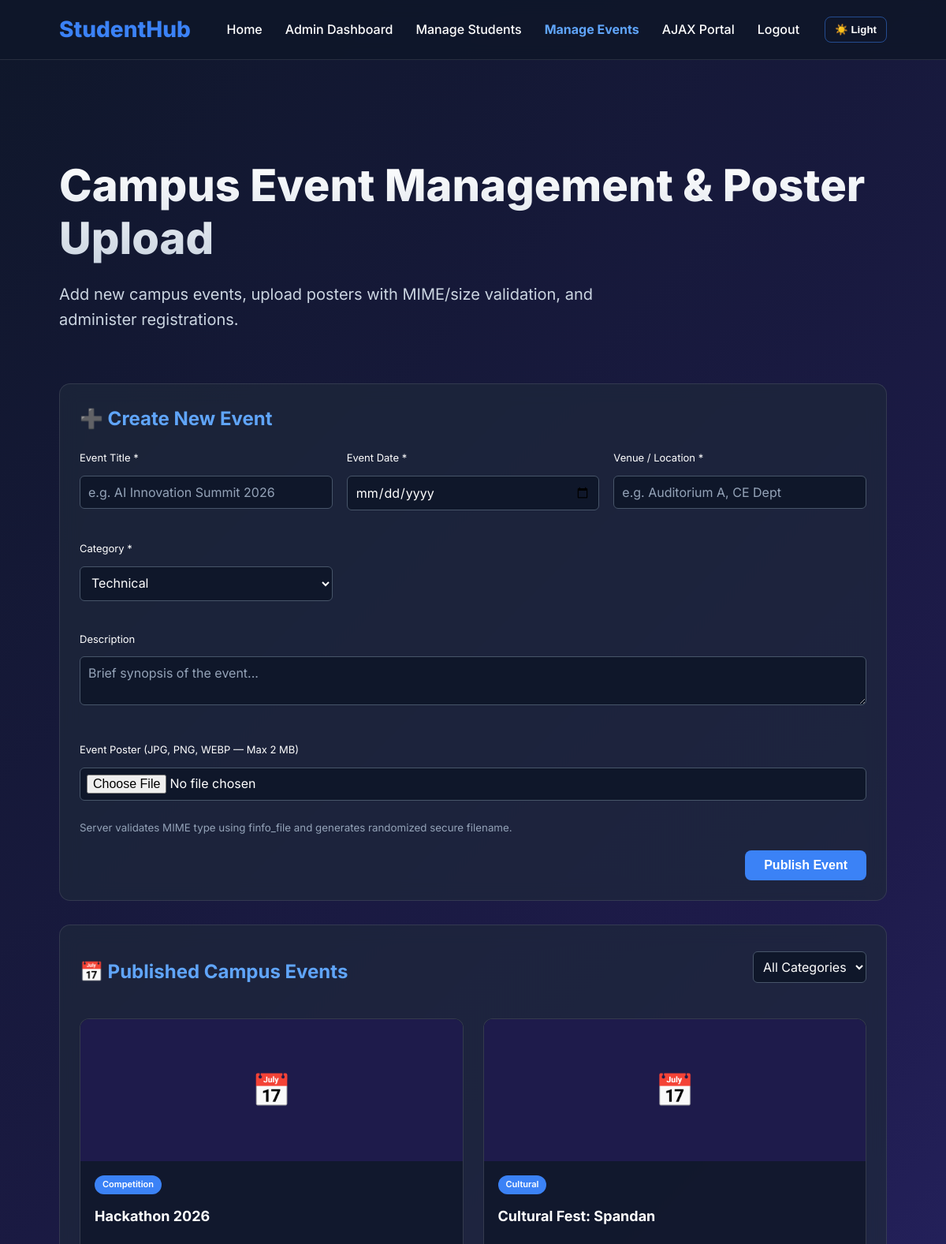
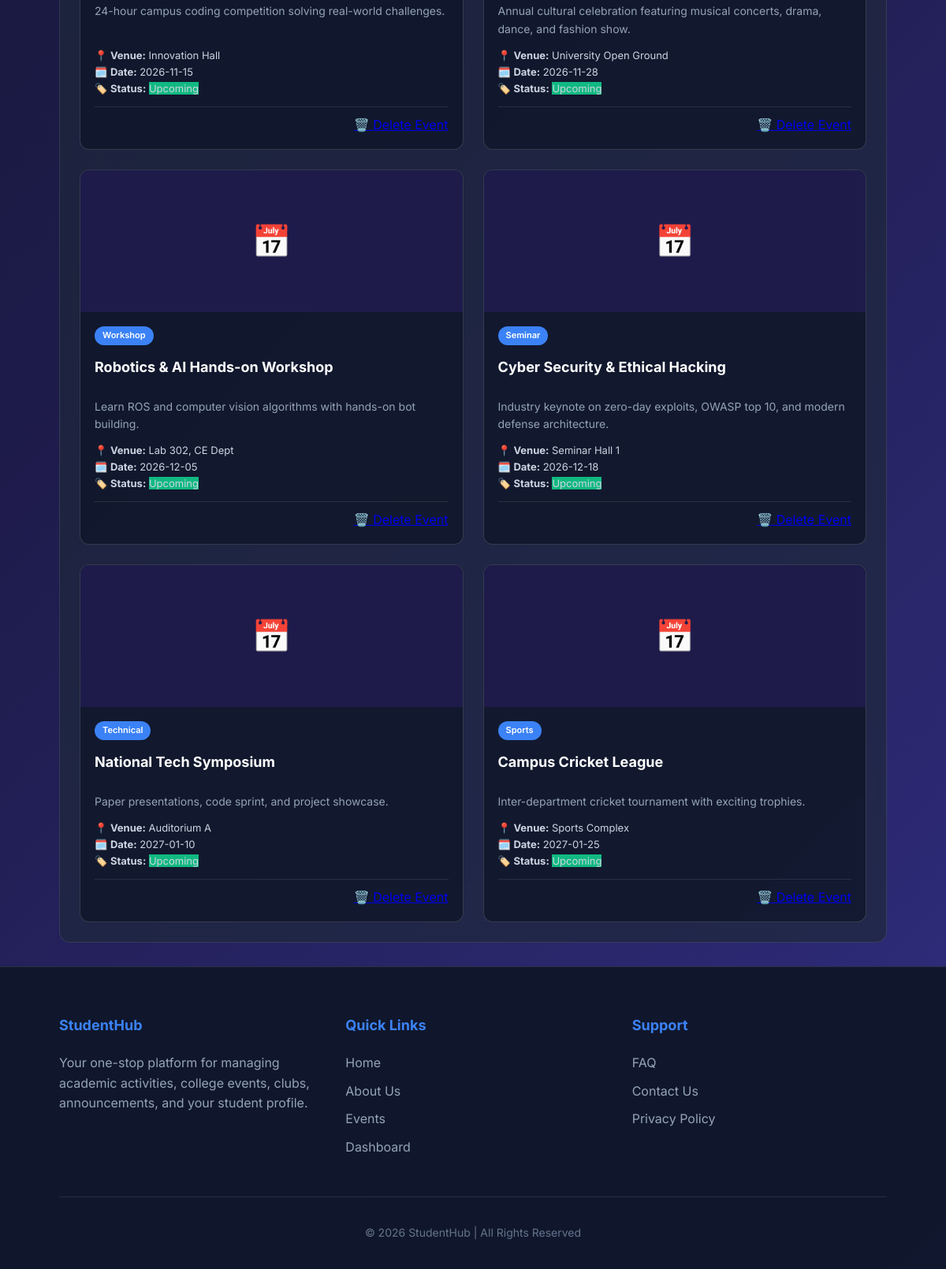
/events_crud.php, run on the app's committed database (2 pictures, top to bottom).
### tables this page shows
CREATE TABLE events (
    event_id INT AUTO_INCREMENT PRIMARY KEY,
    title VARCHAR(150) NOT NULL,
    description TEXT,
    event_date DATE NOT NULL,
    venue VARCHAR(100) NOT NULL,
    category ENUM('Technical', 'Cultural', 'Workshop', 'Sports', 'Seminar', 'Competition') NOT NULL DEFAULT 'Technical',
    poster VARCHAR(255) DEFAULT 'default_event.jpg',
    status ENUM('Upcoming', 'Ongoing', 'Completed', 'Cancelled') NOT NULL DEFAULT 'Upcoming',
    created_by INT NULL,
    created_at TIMESTAMP DEFAULT CURRENT_TIMESTAMP,
    FOREIGN KEY (created_by) REFERENCES users(user_id) ON DELETE SET NULL
);

### events_crud.php (the view, shortened to what this page needs)
<?php
require_once __DIR__ . '/db_connect.php';
$uploadDir = __DIR__ . '/uploads/';
$eventsList = [];
if ($conn) {
    $sql = "SELECT * FROM events WHERE 1=1";
    $sql .= " ORDER BY event_date ASC";
    $res = mysqli_query($conn, $sql);
    while ($r = mysqli_fetch_assoc($res)) {
        $eventsList[] = $r;
    }
}
?>
<!DOCTYPE html>
<html lang="en">
<head>
    <link rel="stylesheet" href="styles.css">
</head>
<body>
    <header>
        <div class="header-container">
            <a href="home.html" class="logo">StudentHub</a>
            <div class="nav-actions" id="navActions">
                <nav id="navbar">
                    <a href="home.html">Home</a>
                    <a href="admin_dashboard.php">Admin Dashboard</a>
                    <a href="students_crud.php">Manage Students</a>
                    <a href="events_crud.php" style="color: #60a5fa; font-weight: bold;">Manage Events</a>
                    <a href="ajax_crud.html">AJAX Portal</a>
                    <a href="logout.php">Logout</a>
                </nav>
                <button class="theme-btn" id="themeBtn" type="button">☀️ Light</button>
            </div>
        </div>
    </header>
    <main class="container">
        <section class="hero" style="padding-bottom: 5px;">
            <div class="hero-content">
                <h1>Campus Event Management & Poster Upload</h1>
                <p>Add new campus events, upload posters with MIME/size validation, and administer registrations.</p>
            </div>
        </section>
        <div class="crud-container">
            <h2 style="color: #60a5fa; margin-top: 0;">➕ Create New Event</h2>
            <form action="events_crud.php" method="POST" enctype="multipart/form-data" style="display: grid; grid-template-columns: repeat(auto-fit, minmax(280px, 1fr)); gap: 18px;">
                <div>
                    <label style="display:block; margin-bottom: 4px; font-size: 13px;">Event Title *</label>
                    <input type="text" name="title" required placeholder="e.g. AI Innovation Summit 2026" style="width: 100%; padding: 10px; border-radius: 6px; background: #0f172a; border: 1px solid #475569; color: white;">
                </div>
                <div>
                    <label style="display:block; margin-bottom: 4px; font-size: 13px;">Event Date *</label>
                    <input type="date" name="event_date" required style="width: 100%; padding: 10px; border-radius: 6px; background: #0f172a; border: 1px solid #475569; color: white;">
                </div>
                <div>
                    <label style="display:block; margin-bottom: 4px; font-size: 13px;">Venue / Location *</label>
                    <input type="text" name="venue" required placeholder="e.g. Auditorium A, CE Dept" style="width: 100%; padding: 10px; border-radius: 6px; background: #0f172a; border: 1px solid #475569; color: white;">
                </div>
                <div>
                    <label style="display:block; margin-bottom: 4px; font-size: 13px;">Category *</label>
                    <select name="category" style="width: 100%; padding: 10px; border-radius: 6px; background: #0f172a; border: 1px solid #475569; color: white;">
                        <option value="Technical">Technical</option>
                    </select>
                </div>
                <div style="grid-column: 1 / -1;">
                    <label style="display:block; margin-bottom: 4px; font-size: 13px;">Description</label>
                    <textarea name="description" rows="2" placeholder="Brief synopsis of the event..." style="width: 100%; padding: 10px; border-radius: 6px; background: #0f172a; border: 1px solid #475569; color: white;"></textarea>
                </div>
                <div style="grid-column: 1 / -1;">
                    <label style="display:block; margin-bottom: 4px; font-size: 13px;">Event Poster (JPG, PNG, WEBP — Max 2 MB)</label>
                    <input type="file" name="poster" accept=".jpg,.jpeg,.png,.webp" style="padding: 8px; border-radius: 6px; background: #0f172a; border: 1px solid #475569; color: white; width: 100%;">
                    <small style="color: #94a3b8; display: block; margin-top: 4px;">Server validates MIME type using finfo_file and generates randomized secure filename.</small>
                </div>
                <div style="grid-column: 1 / -1; text-align: right;">
                    <button type="submit" class="btn" style="padding: 10px 24px;">Publish Event</button>
                </div>
            </form>
        </div>
        <div class="crud-container">
            <div style="display:flex; justify-content: space-between; align-items:center; flex-wrap:wrap; gap: 15px;">
                <h2 style="color: #60a5fa; margin: 0;">📅 Published Campus Events</h2>
                <form method="GET" action="events_crud.php" style="display: flex; gap: 10px;">
                    <select name="cat_filter" onchange="this.form.submit()" style="padding: 8px; border-radius: 6px; background: #0f172a; color: white; border: 1px solid #475569;">
                        <option value="">All Categories</option>
                    </select>
                </form>
            </div>
            <div class="event-grid">
                <?php foreach ($eventsList as $ev): ?>
                    <div class="event-card">
                        <div class="poster-preview">
                            <?php if (!empty($ev['poster']) && file_exists($uploadDir . $ev['poster'])): ?>
                                <img src="uploads/<?php echo htmlspecialchars($ev['poster']); ?>" alt="Event Poster">
                            <?php else: ?>
                                <span>📅</span>
                            <?php endif; ?>
                        </div>
                        <div class="event-body">
                            <span class="badge-cat"><?php echo htmlspecialchars($ev['category']); ?></span>
                            <h3 style="margin: 6px 0 10px 0; color: white; font-size: 18px;"><?php echo htmlspecialchars($ev['title']); ?></h3>
                            <p style="color: #94a3b8; font-size: 14px; margin-bottom: 12px; flex: 1;"><?php echo htmlspecialchars($ev['description'] ?? ''); ?></p>
                            <div style="font-size: 13px; color: #cbd5e1; margin-bottom: 12px;">
                                <div>📍 <strong>Venue:</strong> <?php echo htmlspecialchars($ev['venue']); ?></div>
                                <div>🗓️ <strong>Date:</strong> <?php echo htmlspecialchars($ev['event_date']); ?></div>
                                <div>🏷️ <strong>Status:</strong> <span class="status-badge" style="background:#10b981;"><?php echo htmlspecialchars($ev['status'] ?? 'Upcoming'); ?></span></div>
                            </div>
                            <div style="display:flex; justify-content: flex-end; gap: 8px; border-top: 1px solid rgba(255,255,255,0.1); padding-top: 10px;">
                                <a href="events_crud.php?action=delete&id=<?php echo $ev['event_id']; ?>" class="btn-sm btn-delete" onclick="return confirm('Delete event: <?php echo addslashes($ev['title']); ?>?')">🗑️ Delete Event</a>
                            </div>
                        </div>
                    </div>
                <?php endforeach; ?>
            </div>
        </div>
    </main>
    <footer>
        <div class="container">
            <div class="footer-content">
                <div class="footer-section">
                    <h3>StudentHub</h3>
                    <p>Your one-stop platform for managing academic activities, college events, clubs, announcements, and your student profile.</p>
                </div>
                <div class="footer-section">
                    <h3>Quick Links</h3>
                    <ul class="footer-links">
                        <li><a href="home.html">Home</a></li>
                        <li><a href="about.html">About Us</a></li>
                        <li><a href="events.html">Events</a></li>
                        <li><a href="dashboard.html">Dashboard</a></li>
                    </ul>
                </div>
                <div class="footer-section">
                    <h3>Support</h3>
                    <ul class="footer-links">
                        <li><a href="FAQs.html">FAQ</a></li>
                        <li><a href="contact.html">Contact Us</a></li>
                        <li><a href="#">Privacy Policy</a></li>
                    </ul>
                </div>
            </div>
            <div class="footer-bottom">
                <p>© 2026 StudentHub | All Rights Reserved</p>
            </div>
        </div>
    </footer>
</body>
</html>

### styles.css (style rules this page uses)
* { box-sizing: border-box; }
body { margin: 0; padding: 0; font-family: 'Inter', sans-serif; background: linear-gradient(135deg, #0f172a, #1e1b4b, #312e81); color: white; transition: background 0.3s, color 0.3s; line-height: 1.6; display: flex; flex-direction: column; min-height: 100vh; }
.container { width: 90%; max-width: 1200px; margin: 0 auto; padding: 0 15px; }
header { background: rgba(15, 23, 42, 0.9); backdrop-filter: blur(10px); border-bottom: 1px solid rgba(255, 255, 255, 0.1); position: sticky; top: 0; z-index: 1000; padding: 15px 0; }
.header-container { display: flex; align-items: center; justify-content: space-between; width: 90%; max-width: 1200px; margin: 0 auto; padding: 0 15px; }
.logo { font-size: 28px; font-weight: 800; color: #3b82f6; text-decoration: none; }
.nav-actions { display: flex; align-items: center; gap: 20px; }
nav { display: flex; align-items: center; gap: 5px; }
nav a { color: white; text-decoration: none; padding: 8px 12px; border-radius: 6px; font-size: 16px; font-weight: 500; transition: color 0.3s, background 0.3s; }
.theme-btn { background: transparent; color: white; border: 1px solid rgba(59, 130, 246, 0.5); border-radius: 8px; padding: 8px 12px; font-weight: 600; cursor: pointer; transition: 0.3s; display: flex; align-items: center; gap: 8px; }
.hero { padding: 80px 0; text-align: left; }
.hero h1 { font-size: 56px; font-weight: 800; margin-bottom: 20px; line-height: 1.2; background: -webkit-linear-gradient(#fff, #cbd5e1); -webkit-background-clip: text; -webkit-text-fill-color: transparent; }
.hero p { font-size: 20px; max-width: 700px; margin-bottom: 30px; color: #cbd5e1; }
.btn, .main-btn { display: inline-flex; align-items: center; justify-content: center; padding: 14px 28px; background: #3b82f6; color: white; text-decoration: none; border: none; border-radius: 8px; font-weight: 600; font-size: 16px; cursor: pointer; transition: 0.3s; }
input, textarea, select { width: 100%; padding: 14px; margin: 8px 0 20px; border: 1px solid rgba(255, 255, 255, 0.2); border-radius: 8px; background: rgba(255, 255, 255, 0.05); color: white; font-size: 16px; font-family: 'Inter', sans-serif; transition: border-color 0.3s; }
textarea { resize: vertical; }
input::placeholder, textarea::placeholder { color: #94a3b8; }
footer { background: rgba(15, 23, 42, 0.95); border-top: 1px solid rgba(255, 255, 255, 0.1); padding: 60px 0 20px; margin-top: auto; }
.footer-content { display: grid; grid-template-columns: repeat(auto-fit, minmax(200px, 1fr)); gap: 40px; margin-bottom: 40px; }
.footer-section h3 { color: #3b82f6; margin-top: 0; margin-bottom: 20px; font-size: 18px; }
.footer-section p { color: #94a3b8; }
.footer-links { list-style: none; padding: 0; margin: 0; }
.footer-links li { margin-bottom: 10px; }
.footer-links a { color: #94a3b8; text-decoration: none; transition: color 0.3s; }
.footer-bottom { text-align: center; padding-top: 20px; border-top: 1px solid rgba(255, 255, 255, 0.1); color: #64748b; font-size: 14px; }

### events_crud.php (style rules this page uses)
.crud-container { margin: 30px auto; background: rgba(30, 41, 59, 0.7); backdrop-filter: blur(12px); border: 1px solid rgba(255, 255, 255, 0.1); border-radius: 14px; padding: 25px; }
.event-grid { display: grid; grid-template-columns: repeat(auto-fill, minmax(320px, 1fr)); gap: 25px; margin-top: 25px; }
.event-card { background: rgba(15, 23, 42, 0.8); border: 1px solid rgba(255, 255, 255, 0.15); border-radius: 12px; overflow: hidden; display: flex; flex-direction: column; transition: transform 0.2s, box-shadow 0.2s; }
.poster-preview { width: 100%; height: 180px; background: #1e1b4b; display: flex; align-items: center; justify-content: center; color: #93c5fd; font-size: 40px; overflow: hidden; }
.event-body { padding: 18px; flex: 1; display: flex; flex-direction: column; }
.badge-cat { display: inline-block; padding: 3px 10px; border-radius: 12px; font-size: 11px; font-weight: 600; background: #3b82f6; color: white; margin-bottom: 8px; width: fit-content; }

### data on the page
events: category "Competition", title "Hackathon 2026", description "24-hour campus coding competition solving real-world challenges.", venue "Innovation Hall", event_date "2026-11-15", status "Upcoming"
events: category "Cultural", title "Cultural Fest: Spandan", description "Annual cultural celebration featuring musical concerts, drama, dance, and fashion show.", venue "University Open Ground", event_date "2026-11-28", status "Upcoming"
events: category "Workshop", title "Robotics & AI Hands-on Workshop", description "Learn ROS and computer vision algorithms with hands-on bot building.", venue "Lab 302, CE Dept", event_date "2026-12-05", status "Upcoming"
events: category "Seminar", title "Cyber Security & Ethical Hacking", description "Industry keynote on zero-day exploits, OWASP top 10, and modern defense architecture.", venue "Seminar Hall 1", event_date "2026-12-18", status "Upcoming"
events: category "Technical", title "National Tech Symposium", description "Paper presentations, code sprint, and project showcase.", venue "Auditorium A", event_date "2027-01-10", status "Upcoming"
events: category "Sports", title "Campus Cricket League", description "Inter-department cricket tournament with exciting trophies.", venue "Sports Complex", event_date "2027-01-25", status "Upcoming"
